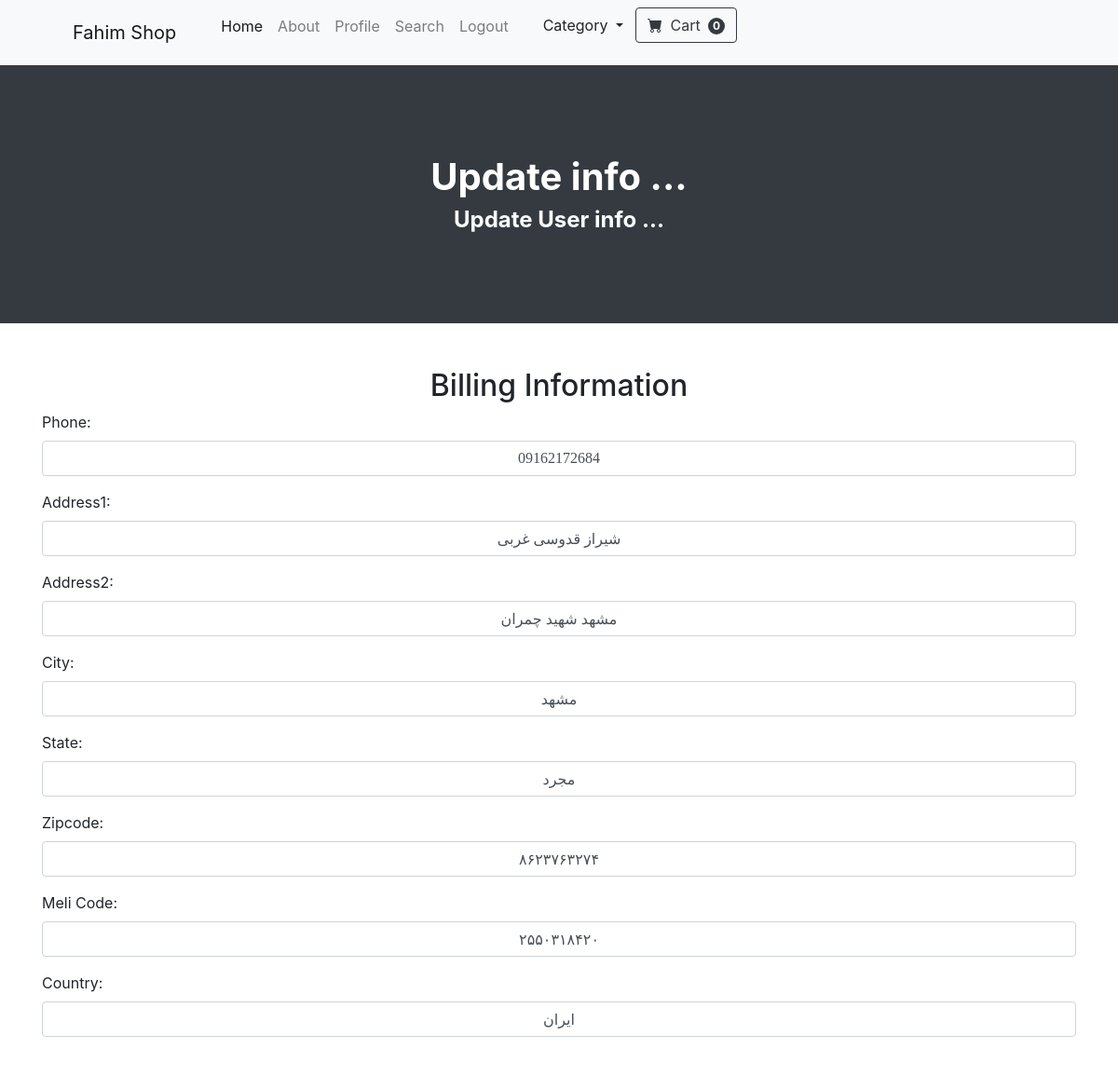
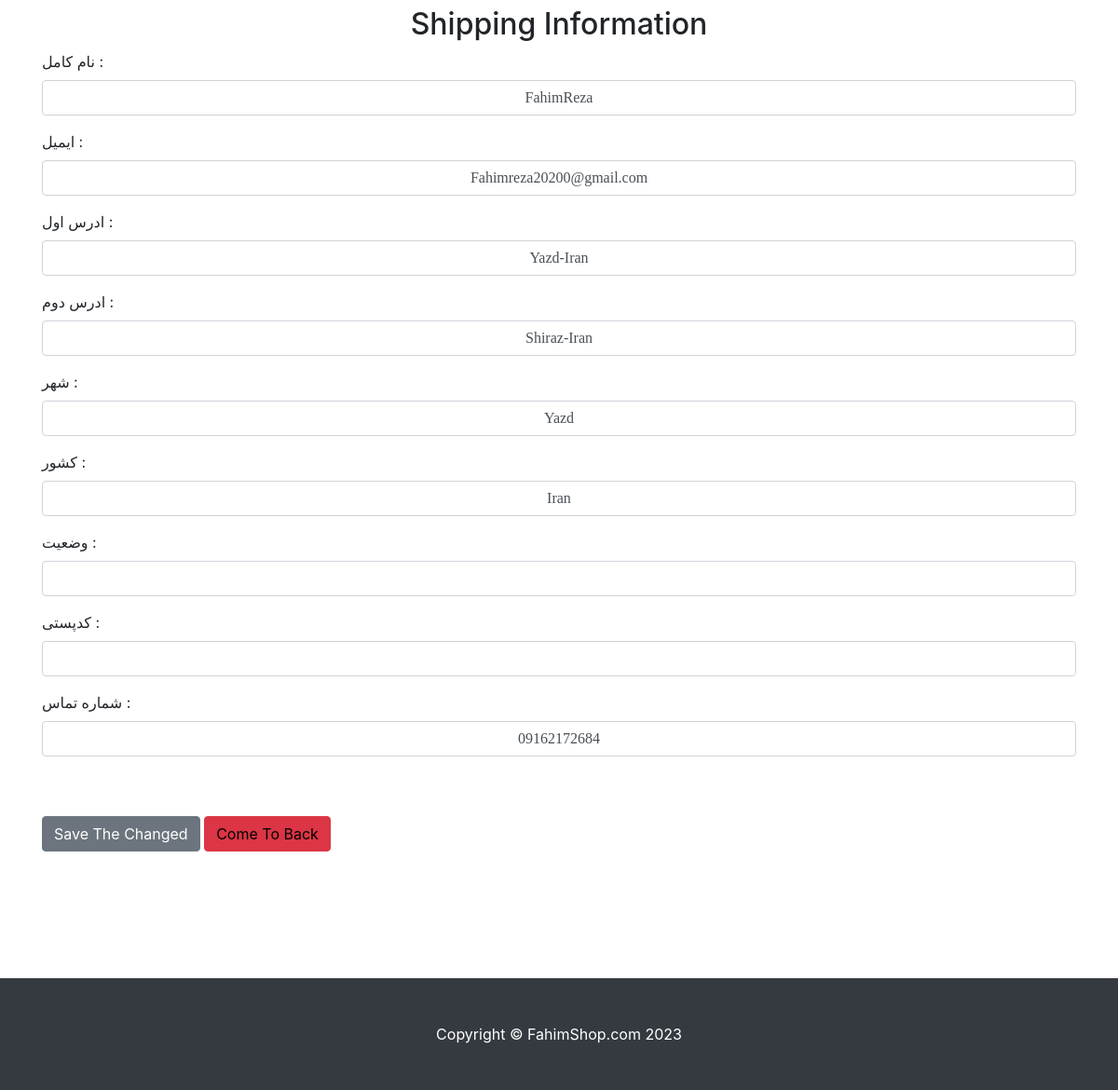
Page /Update_info/ (signed in) on the committed database (2 pictures, top to bottom).
### Store/models.py (models this page shows, shortened)
class Profile(models.Model):
    user = models.OneToOneField(User, on_delete=models.CASCADE)
    date_modifiesd = models.DateTimeField(User , auto_now=True)
    Phone = models.CharField(max_length=11, default='' , blank=True)
    address1 = models.CharField(max_length=250 , default='' , blank=True)
    address2 = models.CharField(max_length=250 , default='' , blank=True)
    city = models.CharField(max_length=250 , default='' , blank=True)
    state = models.CharField(max_length=250 , default='' , blank=True)
    zipcode = models.CharField(max_length=250 , default='' , blank=True)
    meliCode = models.CharField(max_length=10 , default="0" , blank=True)
    country = models.CharField(max_length=250 , default='' , blank=True)
    old_cart=models.CharField(max_length=250 , default='' , blank=True , null=True)

### Payment/models.py (models this page shows, shortened)
class ShippingAddress(models.Model):
    user = models.ForeignKey(User, on_delete=models.CASCADE , null=True , blank=True)
    Shipping_full_name = models.CharField(max_length=200)
    Shipping_email = models.EmailField(max_length=200)
    Shipping_address1 = models.CharField(max_length=200)
    Shipping_address2 = models.CharField(max_length=200 , null = True , blank=True)
    Shipping_city = models.CharField(max_length=200)
    Shipping_country = models.CharField(max_length=200)
    Shipping_state = models.CharField(max_length=200 , blank=True , null=True )
    Shipping_zip_Code = models.CharField(max_length=200 , blank=True , null=True )
    Shipping_phone_number = models.CharField(max_length=200)
    class Meta :
        verbose_name_plural = 'Shipping Address'

### Store/views.py (the view)
# urls.py: path('Update_info/' , views.Update_info , name='Update_info'),
def Update_info(request):
    if request.user.is_authenticated:
        current_user= Profile.objects.get(user__id=request.user.id)
        shipping_form_user = ShippingAddress.objects.get(user__id = request.user.id)
        Shipping_form = ShippingForm(request.POST or None , instance=shipping_form_user)
        form = UpdateUserInfo(request.POST or None , instance=current_user)
        if form.is_valid() or Shipping_form.is_valid():
            form.save()
            Shipping_form.save()
            messages.success(request , "تبریک میگم اطلاعات جدید شما با موفقیت ثبت شد ...")
            return redirect('/')
        return render(request=request, template_name='Update_info.html', context={'form': form , 'Shipping_Form' : Shipping_form})
    else:
        messages.error(request , "لطفا قبل از هرکاری اول به حساب خود کانکت شوید ...")

### Store/forms.py
class UpdateUserInfo(forms.ModelForm):
    def __init__(self, *args, **kwargs):
        super(UpdateUserInfo , self).__init__(*args , **kwargs)
        for item in self.visible_fields():
            item.field.widget.attrs['class'] = 'form-control text-center'
            item.field.widget.attrs['style'] = 'text-align: center;'
            item.field.widget.attrs['style'] = 'font-family: "Vazir";'
    Phone = forms.CharField(required=True , label='Phone')
    address1 = forms.CharField(required=True , label='Address1')
    address2 = forms.CharField(required=False , label='Address2')
    city = forms.CharField(required=True , label='City')
    state = forms.CharField(required=False , label='State')
    zipcode = forms.CharField(required=False , label='Zipcode')
    meliCode = forms.CharField(required=False ,label='Meli Code')
    country = forms.CharField(required=True ,label='Country')
    class Meta:
        model = models.Profile
        fields =  ['Phone' , 'address1', 'address2', 'city', 'state', 'zipcode' , 'meliCode' , 'country']

### Cart/Cart.py (called while the page is built)
    def __len__(self):
        return len(self.cart)

### Cart/Context_Processors.py (called while the page is built)
def cart(request):
    return {'cart' : Cart(request)}

### Store/templates/Update_info.html (shortened to what this page needs)
{% extends 'base.html' %}
{% block content %}
            <header class="bg-dark py-5">
            <div class="container px-4 px-lg-5 my-5">
                <div class="text-center text-white">
                    <h1 class="display-10 fw-bolder">Update info ...</h1>
                    <h4 class="display-10 fw-bolder">Update User info ...</h4>
                </div>
            </div>
        </header>
    <div class="container mt-5">
        <form action="{% url 'Update_info' %}" method="post" >
            <h2 class="text-center ">Billing Information</h2>
            {{ form.as_p }}
    <br/><br/>
            <h2 class="text-center">Shipping Information </h2>
            {{ Shipping_Form.as_p }}
            <br/><br/>
    <button type="submit" class="btn btn-secondary">
         Save The Changed
    </button>    <button type="submit" class="btn btn-danger">
            <a href="/" style="text-decoration: none ; color: black"> Come To Back</a>
    </button>
</form>
    </div>
<br/><br/><br/><br/><br/>
{% endblock %}

### rows in the picture
Profile: Phone "09162172684", address1 "شیراز قدوسی غربی", address2 "مشهد شهید چمران", city "مشهد", state "مجرد", zipcode "۸۶۲۳۷۶۳۲۷۴", meliCode "۲۵۵۰۳۱۸۴۲۰", country "ایران"
ShippingAddress: Shipping_full_name "FahimReza", Shipping_email "Fahimreza20200@gmail.com", Shipping_address1 "Yazd-Iran", Shipping_address2 "Shiraz-Iran", Shipping_city "Yazd", Shipping_country "Iran", Shipping_phone_number "09162172684"

### other values in the picture
{{ cart|length }} "0"
